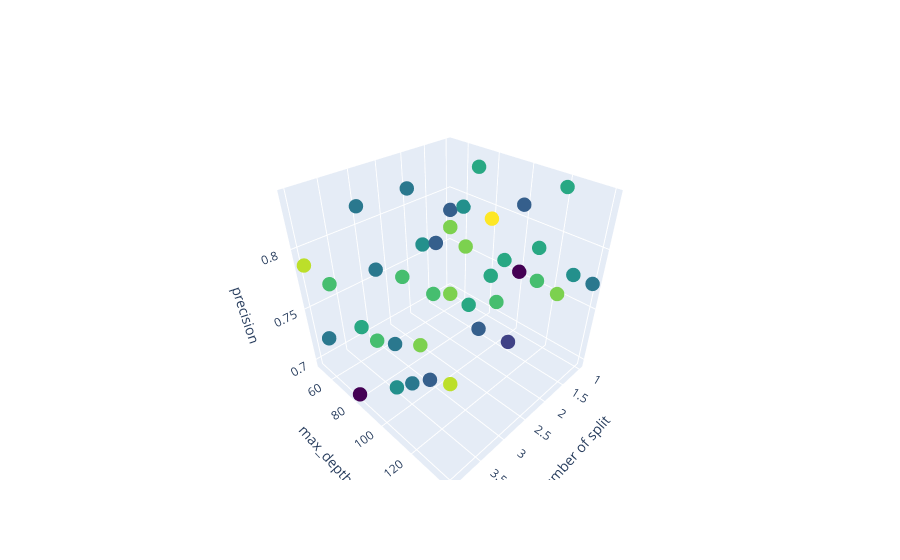

Notebook code for this chart:
### Markdown cell above
**plot for precision wrt to number of trees and depth**

### Code cell
fig = go.Figure(data=[go.Scatter3d(
    x=x_val, y=y_val, z=prec_arr,
    mode='markers',
    marker=dict(
        size=5,
        color=acc_arr,            # Set color to the z values
        colorscale='Viridis'
    )
)])

fig.update_layout(scene=dict(
                    xaxis_title='number of split',
                    yaxis_title='max_depth',
                    zaxis_title='precision'))

fig.show()

### Figure 1 — Plotly figure (JSON) as saved in the notebook; plotly's stock layout.template omitted (floating-point values rounded to 4 significant figures)
{"data": [{"marker": {"color": [0.9973, 0.9974, 0.9975, 0.9977, 0.9975, 0.9971, 0.9975, 0.9975, 0.9974, 0.9974, 0.9974, 0.9974, 0.9973, 0.9976, 0.9976, 0.9973, 0.9975, 0.9973, 0.9975, 0.9976, 0.9974, 0.9974, 0.9974, 0.9975, 0.9976, 0.9975, 0.9976, 0.9975, 0.9975, 0.9972, 0.9976, 0.9974, 0.9975, 0.9971, 0.9975, 0.9975, 0.9974, 0.9974, 0.9973, 0.9976], "colorscale": [[0, "#440154"], [0.1111, "#482878"], [0.2222, "#3e4989"], [0.3333, "#31688e"], [0.4444, "#26828e"], [0.5556, "#1f9e89"], [0.6667, "#35b779"], [0.7778, "#6ece58"], [0.8889, "#b5de2b"], [1, "#fde725"]], "size": 5}, "mode": "markers", "type": "scatter3d", "x": [1, 1, 1, 1, 1, 1, 1, 1, 1, 1, 2, 2, 2, 2, 2, 2, 2, 2, 2, 2, 3, 3, 3, 3, 3, 3, 3, 3, 3, 3, 4, 4, 4, 4, 4, 4, 4, 4, 4, 4], "y": [50, 60, 70, 80, 90, 100, 110, 120, 130, 140, 50, 60, 70, 80, 90, 100, 110, 120, 130, 140, 50, 60, 70, 80, 90, 100, 110, 120, 130, 140, 50, 60, 70, 80, 90, 100, 110, 120, 130, 140], "z": [0.7817, 0.7898, 0.8281, 0.7897, 0.758, 0.7538, 0.7821, 0.8347, 0.7725, 0.7723, 0.8152, 0.7725, 0.7801, 0.7995, 0.7897, 0.7222, 0.7566, 0.8374, 0.7899, 0.7875, 0.8158, 0.77, 0.7063, 0.7782, 0.725, 0.7796, 0.7877, 0.7875, 0.8157, 0.7775, 0.7875, 0.7317, 0.7873, 0.6966, 0.77, 0.7686, 0.7398, 0.7552, 0.7697, 0.7782]}], "layout": {"scene": {"xaxis": {"title": {"text": "number of split"}}, "yaxis": {"title": {"text": "max_depth"}}, "zaxis": {"title": {"text": "precision"}}}}}
